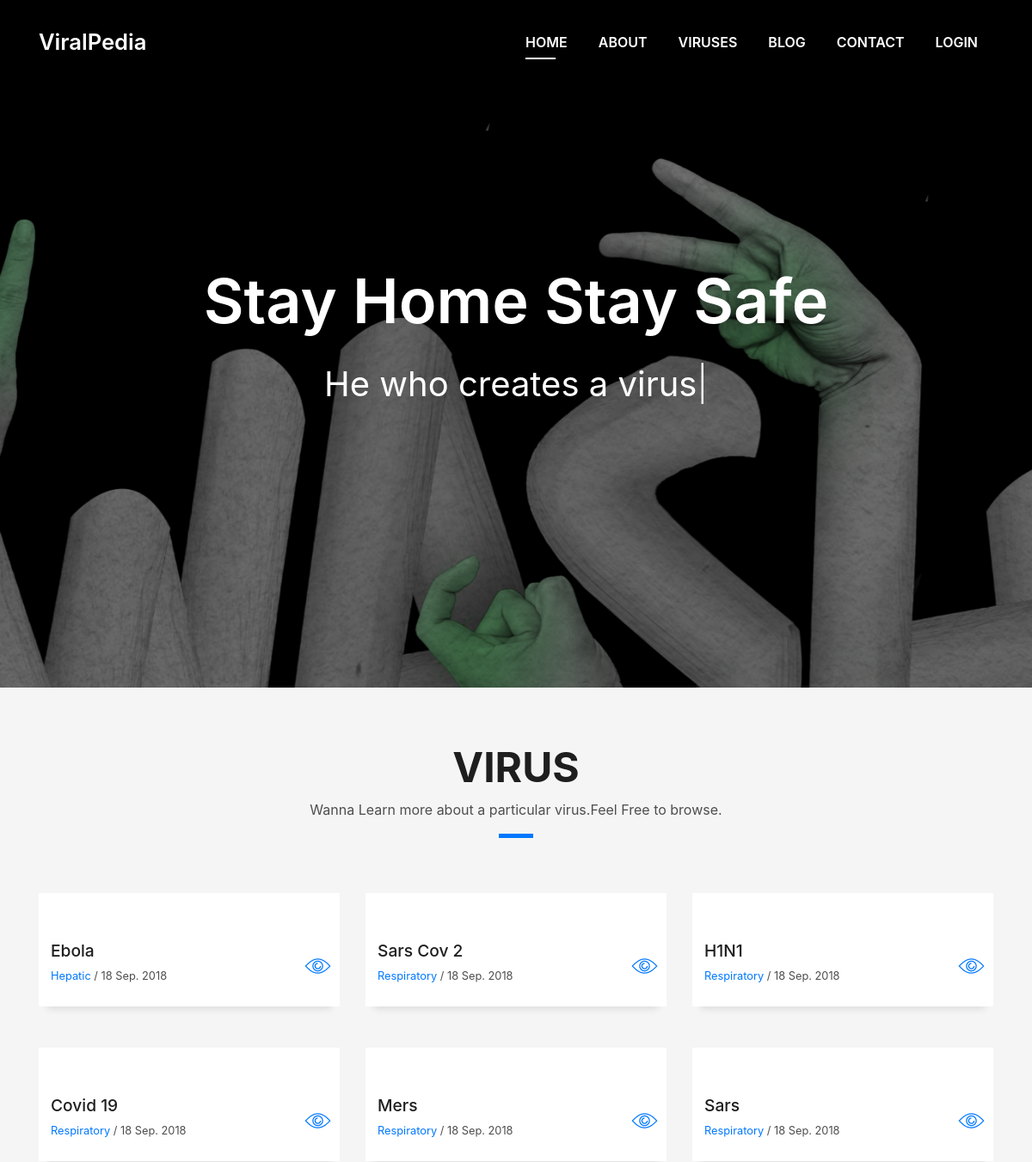
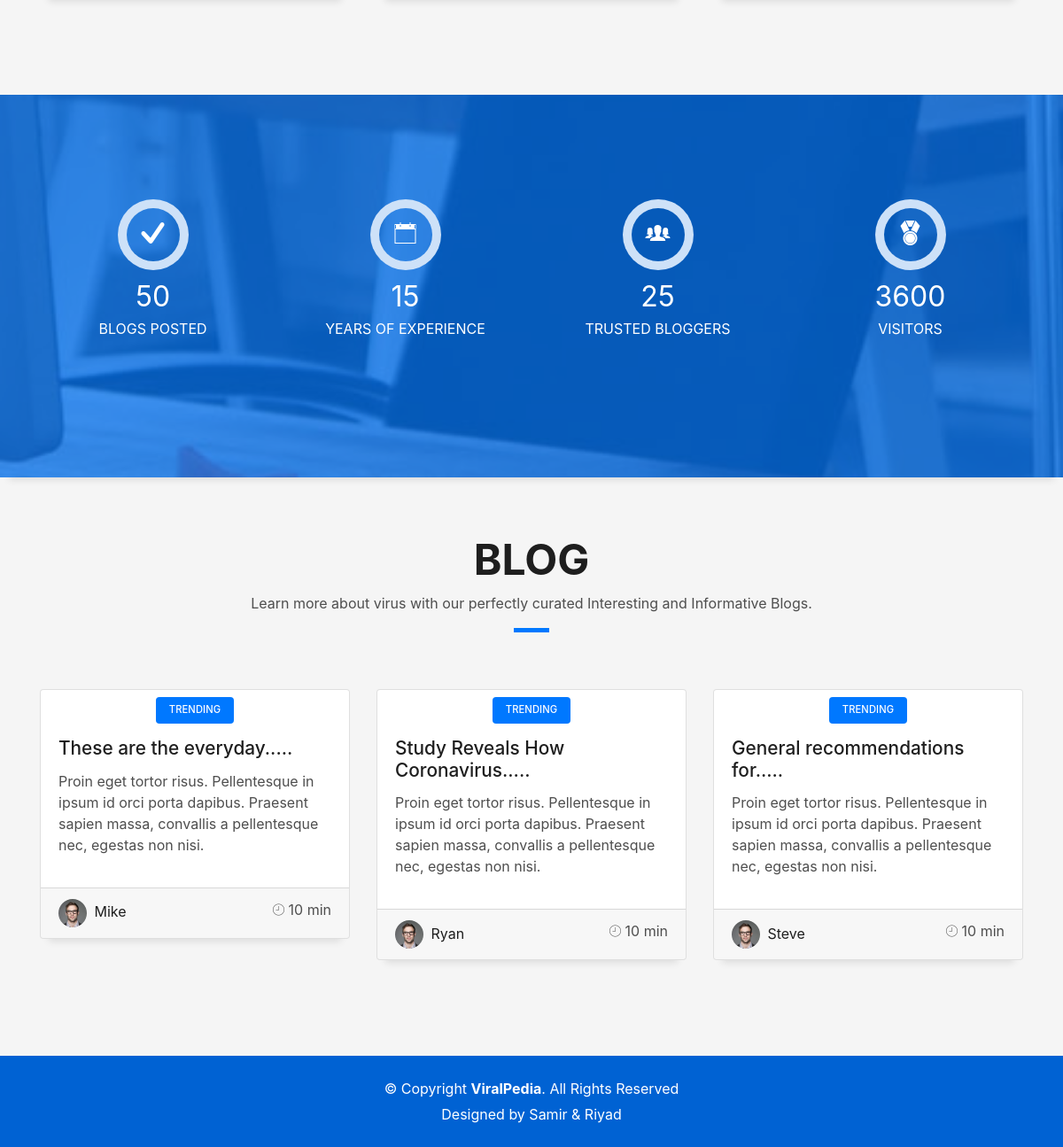
The page / on the database its author committed (2 pictures, top to bottom).
### tables this page shows
CREATE TABLE `virus` (
  `id` int(100) NOT NULL,
  `name` varchar(400) NOT NULL,
  `category` varchar(400) NOT NULL,
  `family` varchar(400) NOT NULL,
  `vaccine` varchar(400) NOT NULL DEFAULT current_timestamp(),
  `body` text NOT NULL,
  `image` varchar(400) NOT NULL
);

CREATE TABLE `blog` (
  `id` int(11) NOT NULL,
  `title` varchar(400) NOT NULL,
  `author` varchar(400) NOT NULL,
  `category` varchar(400) NOT NULL,
  `body` text NOT NULL,
  `date` timestamp NOT NULL DEFAULT current_timestamp() ON UPDATE current_timestamp(),
  `image` blob NOT NULL,
  `approval` tinyint(1) NOT NULL DEFAULT 1
);

### Database.php (called while the page is built, shortened)
<?php
Class Database{
	public $host   = "localhost";
	public $user   = "root";
	public $pass   = "";
	public $dbname = "170204047";
	public $link;
	private function connectDB(){
	$this->link = new mysqli($this->host, $this->user, $this->pass, $this->dbname);
 }
	public function select($query){
		$result = $this->link->query($query) or die($this->link->error.__LINE__);
		if($result->num_rows > 0){
			return $result;
		} else {
			return false;
		}
	}
}

### fomat.php (called while the page is built, shortened)
<?php
 class Format{
   public function textShorten($text,$limit =400){
        $text =$text. " ";
        $text =substr($text,0,$limit);
        $text =substr($text,0,strrpos($text,' '));
        $text =$text.".....";
        return $text;
   }
 }
?>

### index.php (the view, shortened to what this page needs)
<?php include 'Database.php'; ?>
<?php include 'fomat.php'; ?>
<?php
 $userLoggedIn = null;
  $db = new Database();
  $fm = new Format();
?>
<!DOCTYPE html>
<html lang="en">
<head>
  <link href="assets/vendor/bootstrap/css/bootstrap.min.css" rel="stylesheet">
  <link href="assets/vendor/font-awesome/css/font-awesome.min.css" rel="stylesheet">
  <link href="assets/vendor/animate.css/animate.min.css" rel="stylesheet">
  <link href="assets/vendor/icofont/icofont.min.css" rel="stylesheet">
  <link href="assets/vendor/ionicons/css/ionicons.min.css" rel="stylesheet">
  <link href="assets/vendor/owl.carousel/assets/owl.carousel.min.css" rel="stylesheet">
  <link href="assets/vendor/venobox/venobox.css" rel="stylesheet">
  <link href="assets/vendor/aos/aos.css" rel="stylesheet">
  <link href="assets/vendor/boxicons/css/boxicons.min.css" rel="stylesheet">
  <link href="assets/css/style.css" rel="stylesheet">
</head>
<body id="page-top">
    <nav class="navbar navbar-b navbar-trans navbar-expand-md fixed-top" id="mainNav">
      <div class="container">
        <a class="navbar-brand js-scroll" href="#page-top">ViralPedia</a>
        <div class="navbar-collapse collapse justify-content-end" id="navbarDefault">
          <ul class="navbar-nav">
            <li class="nav-item">
              <a class="nav-link js-scroll active" href="index.php">Home</a>
            </li>
            <li class="nav-item">
              <a class="nav-link js-scroll" href="about.php">About</a>
            </li>
            <li class="nav-item">
              <a class="nav-link js-scroll" href="virus.php">Viruses</a>
            </li>
            <li class="nav-item">
              <a class="nav-link js-scroll" href="blog.php">Blog</a>
            </li>
            <li class="nav-item">
              <a class="nav-link js-scroll" href="contact.php">Contact</a>
            </li>
          <?php
            if($userLoggedIn!=null){
                    echo '
                    <li class="nav-item">
                      <a class="nav-link js-scroll" href="profile.php">Profile</a>
                    </li>
                    <li class="nav-item">
                      <a class="nav-link js-scroll" href="blogadd.php">ADD BLogs</a>
                    </li>
                    <li class="nav-item">
                      <a class="nav-link js-scroll" href="logout.php">Logout</a>
                    </li>
                    ';
            }
            else{
                 echo'
                <li class="nav-item">
                  <a class="nav-link js-scroll" href="login.php">Login</a>
                </li>
               ';
           }
           ?>
          </ul>
        </div>
      </div>
    </nav>
  <div id="home" class="intro route bg-image" style="background-image: url(assets/img/virus-bgs.jpg)">
    <div class="overlay-itro"></div>
    <div class="intro-content display-table">
      <div class="table-cell">
        <div class="container">
          <h1 class="intro-title mb-4">Stay Home Stay Safe</h1>
          <p class="intro-subtitle"><span class="text-slider-items">He who creates a virus,also has the antidote. He who creates chaos, also has the ability to create peace.</span><strong class="text-slider"></strong></p>
        </div>
      </div>
    </div>
  </div>
  <main id="main">
    <section id="work" class="portfolio-mf sect-pt4 route">
      <div class="container">
        <div class="row">
          <div class="col-sm-12">
            <div class="title-box text-center">
              <h3 class="title-a">
                Virus
              </h3>
              <p class="subtitle-a">
                Wanna Learn more about a particular virus.Feel Free to browse.
              </p>
              <div class="line-mf"></div>
            </div>
          </div>
        </div>
        <div class="row">
                  <?php
                  $relsql= "select * from virus order by id desc limit 6 ";
                  $relpost = $db->select($relsql);
                  if($relpost){
                  while($relresult = $relpost->fetch_assoc()){
              ?>
          <div class="col-md-4">
            <div class="work-box">
              <a href="assets/img/work-1.jpg" data-gall="portfolioGallery" class="venobox">
                <div class="work-img">
                </div>
              </a>
              <div class="work-content">
                <div class="row">
                  <div class="col-sm-8">
                    <h2 class="w-title"><?php echo $relresult['name']; ?></h2>
                    <div class="w-more">
                      <span class="w-ctegory"><?php echo $relresult['category']; ?></span> / <span class="w-date">18 Sep. 2018</span>
                    </div>
                  </div>
                  <div class="col-sm-4">
                    <div class="w-like">
                      <a href="blog-details.php?id= <?php echo $relresult['id']; ?>"> <i class="ion-ios-eye-outline"></i></a>
                    </div>
                  </div>
                </div>
              </div>
            </div>
          </div>
           <?php } } else{} ?>
        </div>
      </div>
    </section>
    <div class="section-counter paralax-mf bg-image" style="background-image: url(assets/img/counters-bg.jpg)">
      <div class="overlay-mf"></div>
      <div class="container">
        <div class="row">
          <div class="col-sm-3 col-lg-3">
            <div class="counter-box counter-box pt-4 pt-md-0">
              <div class="counter-ico">
                <span class="ico-circle"><i class="ion-checkmark-round"></i></span>
              </div>
              <div class="counter-num">
                <p class="counter">50</p>
                <span class="counter-text">BLOGS POSTED</span>
              </div>
            </div>
          </div>
          <div class="col-sm-3 col-lg-3">
            <div class="counter-box pt-4 pt-md-0">
              <div class="counter-ico">
                <span class="ico-circle"><i class="ion-ios-calendar-outline"></i></span>
              </div>
              <div class="counter-num">
                <p class="counter">15</p>
                <span class="counter-text">YEARS OF EXPERIENCE</span>
              </div>
            </div>
          </div>
          <div class="col-sm-3 col-lg-3">
            <div class="counter-box pt-4 pt-md-0">
              <div class="counter-ico">
                <span class="ico-circle"><i class="ion-ios-people"></i></span>
              </div>
              <div class="counter-num">
                <p class="counter">25</p>
                <span class="counter-text">TRUSTED BLOGGERS</span>
              </div>
            </div>
          </div>
          <div class="col-sm-3 col-lg-3">
            <div class="counter-box pt-4 pt-md-0">
              <div class="counter-ico">
                <span class="ico-circle"><i class="ion-ribbon-a"></i></span>
              </div>
              <div class="counter-num">
                <p class="counter">3600</p>
                <span class="counter-text">VISITORS</span>
              </div>
            </div>
          </div>
        </div>
      </div>
    </div>
    <section id="blog" class="blog-mf sect-pt4 route">
      <div class="container">
        <div class="row">
          <div class="col-sm-12">
            <div class="title-box text-center">
              <h3 class="title-a">
                Blog
              </h3>
              <p class="subtitle-a">
                Learn more about virus with our perfectly curated Interesting and Informative Blogs.
              </p>
              <div class="line-mf"></div>
            </div>
          </div>
        </div>
        <div class="row">
                  <?php
                  $relsql= "select * from blog order by id desc limit 3 ";
                  $relpost = $db->select($relsql);
                  if($relpost){
                  while($relresult = $relpost->fetch_assoc()){
              ?>
          <div class="col-md-4">
            <div class="card card-blog">
              <div class="card-img">
              </div>
              <div class="card-body">
                <div class="card-category-box">
                  <div class="card-category">
                    <h6 class="category">Trending</h6>
                  </div>
                </div>
                <h3 class="card-title"><a href="blog-single.php"><?php echo $fm->textShorten($relresult['title'],30); ?></a></h3>
                <p class="card-description">
                  Proin eget tortor risus. Pellentesque in ipsum id orci porta dapibus. Praesent sapien massa, convallis
                  a pellentesque nec,
                  egestas non nisi.
                </p>
              </div>
              <div class="card-footer">
                <div class="post-author">
                  <a href="#">
                    <img src="assets/img/testimonial-2.jpg" alt="" class="avatar rounded-circle">
                    <span class="author"><?php echo $relresult['author']; ?></span>
                  </a>
                </div>
                <div class="post-date">
                  <span class="ion-ios-clock-outline"></span> 10 min
                </div>
              </div>
            </div>
          </div>
           <?php } } else{} ?>
        </div>
      </div>
    </section>
  </main>
  <footer>
    <div class="container">
      <div class="row">
        <div class="col-sm-12">
          <div class="copyright-box">
            <p class="copyright">&copy; Copyright <strong>ViralPedia</strong>. All Rights Reserved</p>
            <div class="credits">
              Designed by Samir & Riyad</a>
            </div>
          </div>
        </div>
      </div>
    </div>
  </footer>
</body>
</html>

### rows shown on the page
virus: name "Ebola", category "Hepatic"
virus: name "Sars Cov 2", category "Respiratory"
virus: name "H1N1", category "Respiratory"
virus: name "Covid 19", category "Respiratory"
virus: name "Mers", category "Respiratory"
virus: name "Sars", category "Respiratory"
blog: title "These are the everyday.....", author "Mike"
blog: title "Study Reveals How Coronavirus.....", author "Ryan"
blog: title "General recommendations for.....", author "Steve"
